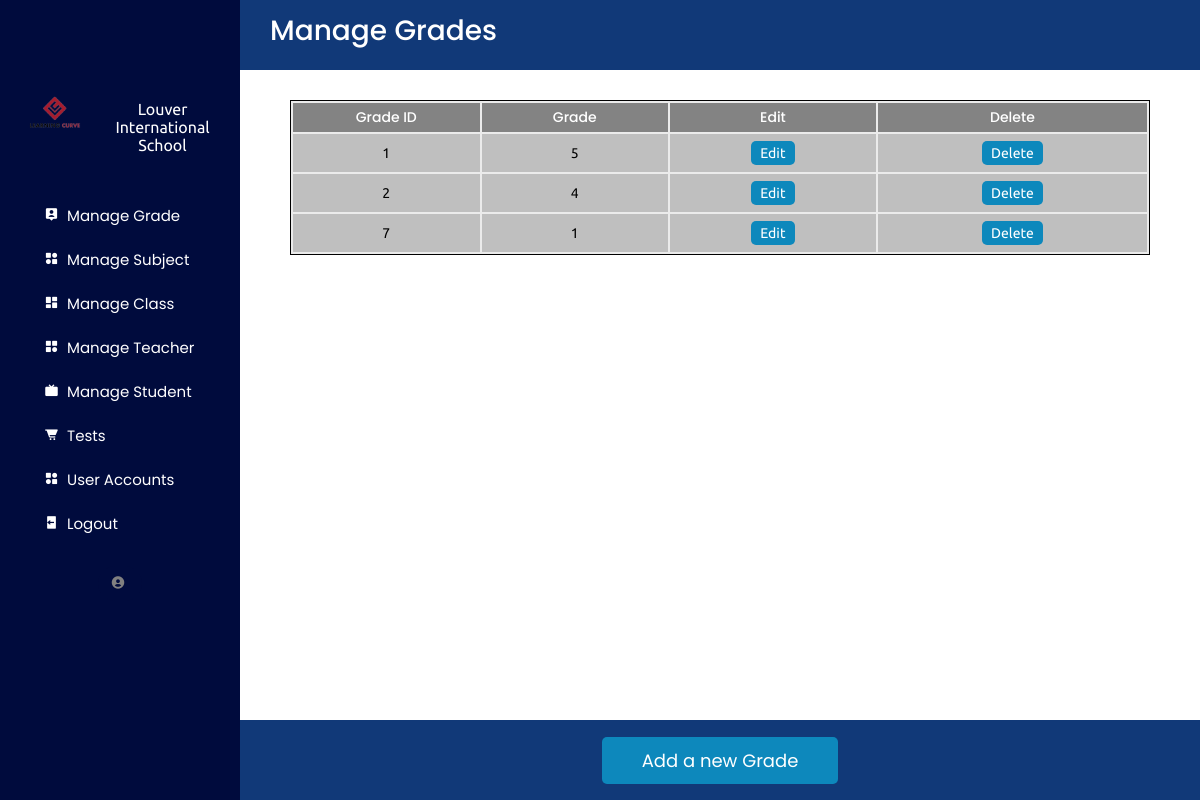
The page /Admin/manageGrade.php on the database its author committed.
### tables this page shows
CREATE TABLE `grade` (
  `gradeID` int(11) NOT NULL,
  `grade` varchar(50) NOT NULL
);

### Admin/manageGrade.php (the view, shortened to what this page needs)
<?php
require_once("../db_conn.php");
include("sidemenu.php");
?>
<div class="dashboard-content">
    <div class="heading-box">
        <div class="box-1">
            <div class="title">
                <p>Manage Grades</p>
            </div>
        </div>
    </div>
    <div class="table-section-item">
        <div class="table-container-item">
            <div class="table-box">
                <table id="rows-def">
                    <tr id="table-head">
                        <th>Grade ID</th>
                        <th>Grade</th>
                        <th>Edit</th>
                        <th>Delete</th>
                    </tr>
                    <?php
                    $query = "SELECT gradeID, grade FROM grade";
                    $result = $conn->query($query);
                    if ($result->num_rows > 0) {
                        while ($row = $result->fetch_assoc()) {
                            echo "<tr>
                                    <td>{$row['gradeID']}</td>
                                    <td>{$row['grade']}</td>
                                    <td>
                                        <form action='addGrade.php' method='post'>
                                            <input type='hidden' name='gradeID' value='{$row['gradeID']}'>
                                            <button id='update' type='submit' name='editGradeButton'>Edit</button>
                                        </form>
                                    </td>
                                    <td>
                                        <form action='db_model_admin.php' method='post'>
                                            <input type='hidden' name='gradeID' value='{$row['gradeID']}'>
                                            <button id='update' id='edit' type='submit' name='deleteGradeButton'>Delete</button>
                                        </form>
                                    </td>
                                </tr>";
                        }
                    } else {
                        echo "<tr><td colspan='4'>No grades found</td></tr>";
                    }
                    ?>
                </table>
            </div>
        </div>
    </div>
    <div class="bottom-box">
        <div class="button">
            <form action='addGrade.php' method='post'>
                <button name="addNewGrade" id="popupButtonItem" class="submit">
                    Add a new Grade
                </button>
            </form>
        </div>
    </div>
</div>
</body>
</html>

### Admin/stylead.css (style rules this page uses)
* { margin: 0; padding: 0; box-sizing: border-box; list-style: none; text-decoration: none; font-family: "Ubuntu", sans-serif; font-weight: 400; font-size: 15px; scroll-behavior: smooth; }
:root { --offwhite: #edebe6; --black: #000000; --white: #ffffff; --blue: #000b3d; --gray: rgb(115, 114, 114); --skyblue: #113978; --skyblue2: rgb(13, 136, 188); }
body { color: var(--white); }
.dashboard-content { overflow-y: auto; -ms-overflow-style: none; scrollbar-width: none; }
.dashboard-content { background-color: var(--white); width: 80%; color: #000000; display: flex; justify-content: center; flex-direction: row; flex-wrap: wrap; align-content: flex-start; overflow-y: auto; }
.heading-box { display: flex; justify-content: space-between; align-content: center; width: 100%; height: 70px; background-color: var(--skyblue); color: var(--white); margin-bottom: 20px; }
.box-1 { margin: 10px; }
.title { text-align: center; padding-left: 20px; }
.title p { font-family: "Poppins", sans-serif; font-weight: 500; font-style: normal; font-size: 28px; }
.table-section-item { width: 100%; height: auto; display: flex; flex-direction: column; margin-left: 50px; margin-right: 50px; }
.table-container-item { width: 100%; background-color: #ebebeb; margin-top: 10px; margin-bottom: 15px; overflow: auto; max-height: 370px; border: 1px solid var(--black); }
.table-box { position: relative; width: 100%; display: flex; justify-content: center; overflow: auto; }
.table-box table { width: 100%; overflow: auto; height: auto; }
.table-box tr { text-align: center; }
.table-box th { padding: 4px; width: 30px; color: var(--white); background-color: rgba(128, 128, 128, 0.954); font-style: normal; font-size: 14px; font-family: "Poppins", sans-serif; font-weight: 500; font-style: normal; }
.table-box td { padding: 7px; background-color: rgba(166, 166, 166, 0.632); color: #000000; font-size: 14px; }
.bottom-box { position: absolute; width: 80%; bottom: 0%; display: flex; justify-content: center; align-items: center; gap: 2rem; height: 80px; background-color: var(--skyblue); }
.submit { font-size: 18px; font-family: "Poppins", sans-serif; font-weight: 400; font-style: normal; background-color: var(--skyblue2); color: var(--white); border: none; border-radius: 5px; padding: 10px 40px; cursor: pointer; width: auto; }
#update { font-size: 16px; background-color: var(--skyblue2); color: var(--white); border: none; border-radius: 5px; font-size: 14px; padding: 4px 9px; cursor: pointer; }
#table-head { position: sticky; top: 0; z-index: 1001; background-color: rgb(196, 196, 196); }

### Admin/styleshee.css (style rules this page uses)
body { font-family: 'Poppins', sans-serif; background: #f5f5f5; display: flex; justify-content: center; align-items: center; height: 100vh; margin: 0; }
body { font-family: 'Poppins', sans-serif; background: #f5f5f5; margin: 0; display: flex; justify-content: center; align-items: flex-start; }

### rows shown on the page
grade: gradeID "1", grade "5"
grade: gradeID "2", grade "4"
grade: gradeID "7", grade "1"
